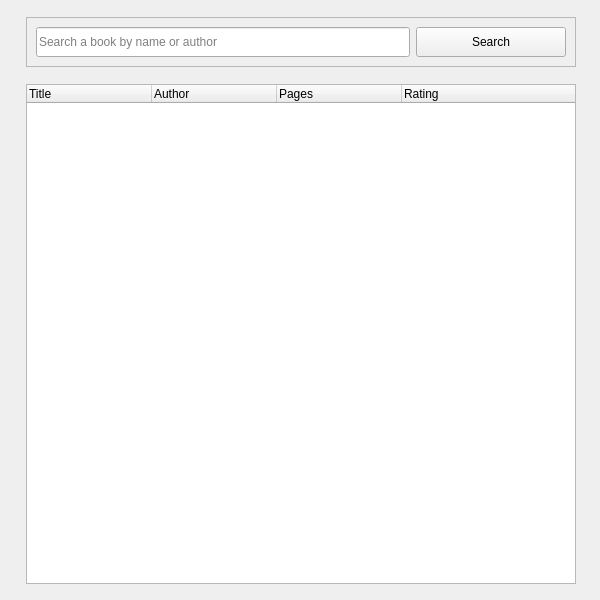
<?xml version="1.0" encoding="UTF-8"?>
<ui version="4.0">
 <class>search_form</class>
 <widget class="QWidget" name="search_form">
  <property name="geometry">
   <rect>
    <x>0</x>
    <y>0</y>
    <width>600</width>
    <height>600</height>
   </rect>
  </property>
  <property name="windowTitle">
   <string>Search Form</string>
  </property>
  <widget class="QWidget" name="layoutWidget">
   <property name="geometry">
    <rect>
     <x>0</x>
     <y>0</y>
     <width>601</width>
     <height>601</height>
    </rect>
   </property>
   <layout class="QVBoxLayout" name="verticalLayout">
    <property name="spacing">
     <number>0</number>
    </property>
    <property name="leftMargin">
     <number>26</number>
    </property>
    <property name="rightMargin">
     <number>20</number>
    </property>
    <item>
     <widget class="QFrame" name="function_frame">
      <property name="sizePolicy">
       <sizepolicy hsizetype="Maximum" vsizetype="Maximum">
        <horstretch>0</horstretch>
        <verstretch>0</verstretch>
       </sizepolicy>
      </property>
      <property name="minimumSize">
       <size>
        <width>550</width>
        <height>0</height>
       </size>
      </property>
      <property name="frameShape">
       <enum>QFrame::Shape::StyledPanel</enum>
      </property>
      <property name="frameShadow">
       <enum>QFrame::Shadow::Raised</enum>
      </property>
      <layout class="QHBoxLayout" name="horizontalLayout" stretch="4,1">
       <property name="spacing">
        <number>6</number>
       </property>
       <item>
        <widget class="QLineEdit" name="search_line">
         <property name="sizePolicy">
          <sizepolicy hsizetype="Expanding" vsizetype="Expanding">
           <horstretch>0</horstretch>
           <verstretch>0</verstretch>
          </sizepolicy>
         </property>
         <property name="minimumSize">
          <size>
           <width>250</width>
           <height>30</height>
          </size>
         </property>
         <property name="text">
          <string/>
         </property>
         <property name="placeholderText">
          <string>Search a book by name or author</string>
         </property>
        </widget>
       </item>
       <item>
        <widget class="QPushButton" name="search_btn">
         <property name="minimumSize">
          <size>
           <width>150</width>
           <height>30</height>
          </size>
         </property>
         <property name="cursor">
          <cursorShape>PointingHandCursor</cursorShape>
         </property>
         <property name="text">
          <string>Search</string>
         </property>
         <property name="icon">
          <iconset theme="search"/>
         </property>
        </widget>
       </item>
      </layout>
     </widget>
    </item>
    <item>
     <widget class="QTableWidget" name="books_table">
      <property name="sizePolicy">
       <sizepolicy hsizetype="Fixed" vsizetype="Fixed">
        <horstretch>0</horstretch>
        <verstretch>0</verstretch>
       </sizepolicy>
      </property>
      <property name="minimumSize">
       <size>
        <width>550</width>
        <height>500</height>
       </size>
      </property>
      <property name="maximumSize">
       <size>
        <width>550</width>
        <height>500</height>
       </size>
      </property>
      <property name="focusPolicy">
       <enum>Qt::FocusPolicy::NoFocus</enum>
      </property>
      <property name="showGrid">
       <bool>false</bool>
      </property>
      <attribute name="horizontalHeaderCascadingSectionResizes">
       <bool>false</bool>
      </attribute>
      <attribute name="horizontalHeaderMinimumSectionSize">
       <number>0</number>
      </attribute>
      <attribute name="horizontalHeaderDefaultSectionSize">
       <number>125</number>
      </attribute>
      <attribute name="horizontalHeaderStretchLastSection">
       <bool>true</bool>
      </attribute>
      <attribute name="verticalHeaderVisible">
       <bool>false</bool>
      </attribute>
      <column>
       <property name="text">
        <string>Title</string>
       </property>
       <property name="textAlignment">
        <set>AlignLeading|AlignVCenter</set>
       </property>
      </column>
      <column>
       <property name="text">
        <string>Author</string>
       </property>
       <property name="textAlignment">
        <set>AlignLeading|AlignVCenter</set>
       </property>
      </column>
      <column>
       <property name="text">
        <string>Pages</string>
       </property>
       <property name="textAlignment">
        <set>AlignLeading|AlignVCenter</set>
       </property>
      </column>
      <column>
       <property name="text">
        <string>Rating</string>
       </property>
       <property name="textAlignment">
        <set>AlignLeading|AlignVCenter</set>
       </property>
      </column>
     </widget>
    </item>
   </layout>
  </widget>
 </widget>
 <resources/>
 <connections/>
</ui>
